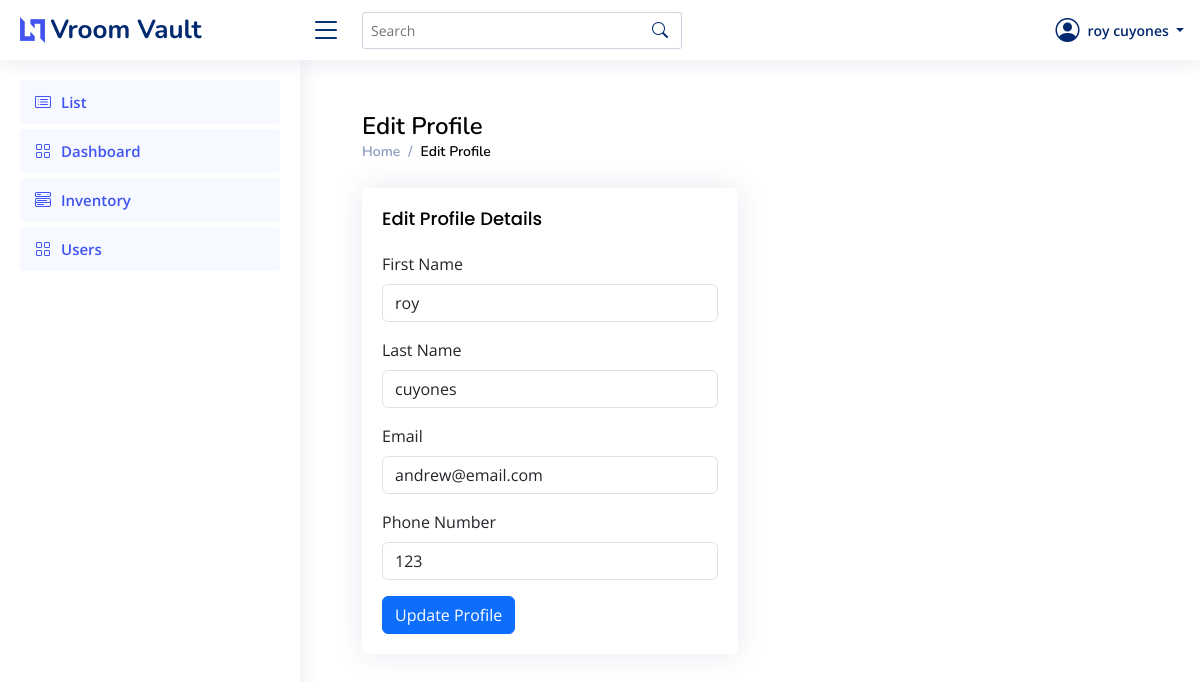
/view/admin/profile.php (signed in), run on the app's committed database.
### tables this page shows
CREATE TABLE `users` (
  `userId` int(11) NOT NULL,
  `firstName` varchar(255) NOT NULL,
  `lastName` varchar(255) NOT NULL,
  `email` varchar(255) NOT NULL,
  `password` varchar(255) NOT NULL,
  `phoneNumber` varchar(255) NOT NULL,
  `gender` enum('Male','Female') NOT NULL,
  `role` enum('admin','user') NOT NULL DEFAULT 'user',
  `birthday` date NOT NULL,
  `verification` int(11) NOT NULL DEFAULT 0,
  `profilePicture` longblob DEFAULT NULL,
  `createdAt` timestamp NOT NULL DEFAULT current_timestamp()
);

### view/admin/profile.php (the view, shortened to what this page needs)
<?php
include("../../dB/config.php");
include("./includes/header.php");
include("./includes/topbar.php");
include("./includes/sidebar.php");
$userId = $_SESSION['authUser']['userId'];
$query = "SELECT firstName, lastName, email, phoneNumber FROM users WHERE userId = ?";
$stmt = mysqli_prepare($conn, $query);
mysqli_stmt_bind_param($stmt, "i", $userId);
mysqli_stmt_execute($stmt);
$result = mysqli_stmt_get_result($stmt);
$user = mysqli_fetch_assoc($result);
$firstName = $user['firstName'] ?? '';
$lastName = $user['lastName'] ?? '';
$email = $user['email'] ?? '';
$phoneNumber = $user['phoneNumber'] ?? '';
?>
<main style="display: flex; justify-content: center; flex-direction: column; padding: 2em 2em;">
<div class="pagetitle">
  <h1 style="color:#010101;">Edit Profile</h1>
  <nav>
    <ol class="breadcrumb">
      <li class="breadcrumb-item"><a href="../admin/dashboard.php">Home</a></li>
      <li class="breadcrumb-item active" style="color:#010101;">Edit Profile</li>
    </ol>
  </nav>
</div>
<section class="section">
  <div class="row">
    <div class="col-lg-6">
      <div class="card">
        <div class="card-body">
          <h5 class="card-title" style="color:#010101;">Edit Profile Details</h5>
          <form method="POST">
            <div class="mb-3">
              <label class="form-label">First Name</label>
              <input type="text" name="firstName" class="form-control" value="<?= htmlspecialchars($firstName); ?>" required>
            </div>
            <div class="mb-3">
              <label class="form-label">Last Name</label>
              <input type="text" name="lastName" class="form-control" value="<?= htmlspecialchars($lastName); ?>" required>
            </div>
            <div class="mb-3">
              <label class="form-label">Email</label>
              <input type="email" name="email" class="form-control" value="<?= htmlspecialchars($email); ?>" required>
            </div>
            <div class="mb-3">
              <label class="form-label">Phone Number</label>
              <input type="text" name="phoneNumber" class="form-control" value="<?= htmlspecialchars($phoneNumber); ?>">
            </div>
            <button type="submit" class="btn btn-primary" style="background-color: ##4154F1; border: 1px solid ##4154F1;">Update Profile</button>
          </form>
        </div>
      </div>
    </div>
  </div>
</section>
</main>

### assets/css/style.css (style rules this page uses)
:root { scroll-behavior: smooth; }
body { font-family: "Open Sans", sans-serif; background: #f6f9ff; color: #444444; }
a { color: #4154f1; text-decoration: none; }
h1, h2, h3, h4, h5, h6 { font-family: "Nunito", sans-serif; }
.pagetitle { margin-top: 0 !important; padding-top: 0 !important; margin-bottom: 10px; }
.pagetitle h1 { font-size: 24px; margin-bottom: 0; font-weight: 600; color: #012970; }
.card { margin-bottom: 30px; border: none; border-radius: 5px; box-shadow: 0px 0 30px rgba(1, 41, 112, 0.1); }
.card-title { padding: 20px 0 15px 0; font-size: 18px; font-weight: 500; color: #012970; font-family: "Poppins", sans-serif; }
.card-body { padding: 0 20px 20px 20px; }
.breadcrumb { font-size: 14px; font-family: "Nunito", sans-serif; color: #899bbd; font-weight: 600; }
.breadcrumb a { color: #899bbd; transition: 0.3s; }
.breadcrumb .breadcrumb-item::before { color: #899bbd; }
.breadcrumb .active { color: #51678f; font-weight: 600; }

### view/admin/profile.php (style rules this page uses)
body { background-color: #fff; }

### data on the page
users: firstName "roy", lastName "cuyones", email "andrew@email.com", phoneNumber "123"

### other printed values
$_SESSION['authUser']['fullName'] "roy cuyones"
